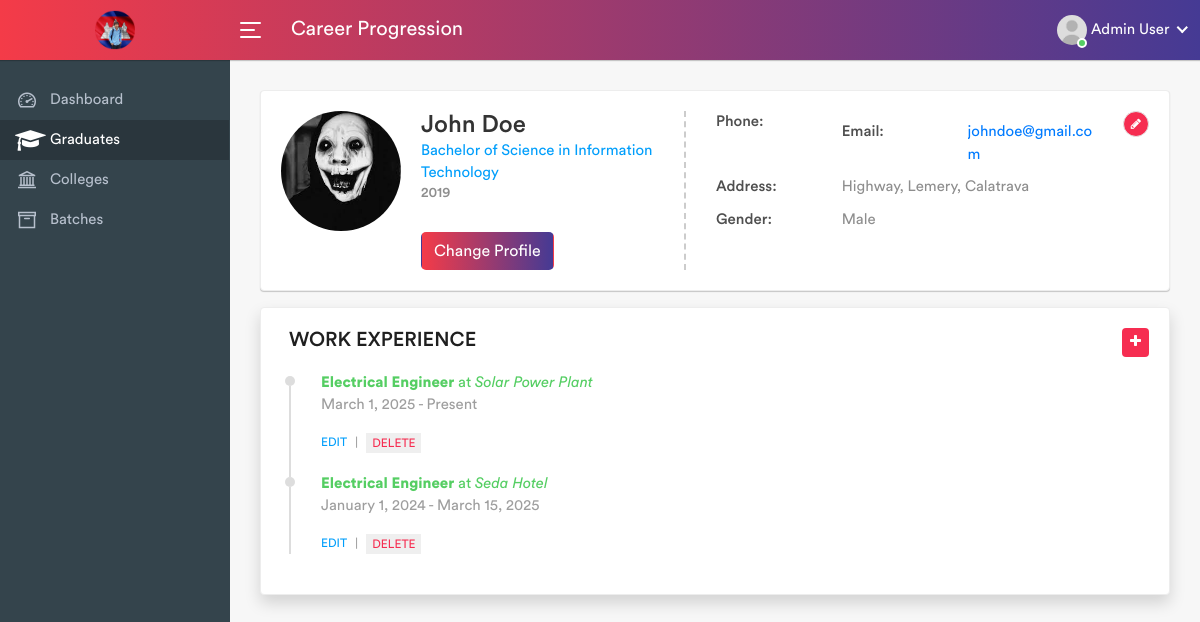
Before: /pages/layouts/app.php?page=graduate&action=show&id=2 (signed in) with the older database file.
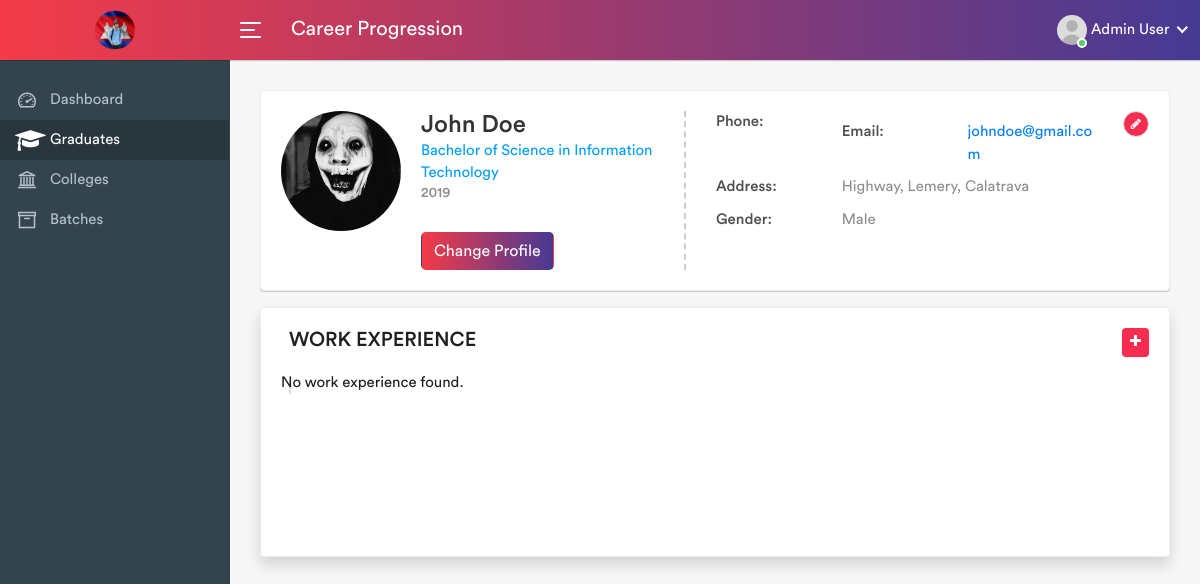
After: the same page with the newer database file.
### tables this page shows
CREATE TABLE `graduates` (
  `id` int NOT NULL,
  `batch_id` int NOT NULL,
  `prefix` varchar(255) DEFAULT NULL,
  `suffix` varchar(255) DEFAULT NULL,
  `first_name` varchar(255) NOT NULL,
  `middle_name` varchar(255) DEFAULT NULL,
  `last_name` varchar(255) NOT NULL,
  `email` varchar(255) NOT NULL,
  `gender` varchar(255) DEFAULT NULL,
  `number` varchar(255) DEFAULT NULL,
  `address` text,
  `address_id` int DEFAULT NULL,
  `college_id` int DEFAULT NULL,
  `course_id` int DEFAULT NULL,
  `profile_path` text,
  `employed` tinyint(1) DEFAULT NULL
);

CREATE TABLE `courses` (
  `id` int NOT NULL,
  `college_id` int NOT NULL,
  `name` varchar(255) NOT NULL,
  `code` varchar(255) NOT NULL,
  `description` text NOT NULL
);

CREATE TABLE `batches` (
  `id` int NOT NULL,
  `name` varchar(255) NOT NULL,
  `graduation_date` date NOT NULL
);

CREATE TABLE `work_experiences` (
  `id` int NOT NULL,
  `graduate_id` int NOT NULL,
  `company` text NOT NULL,
  `position` varchar(255) NOT NULL,
  `start_date` date NOT NULL,
  `end_date` date DEFAULT NULL,
  `id_copy` text,
  `coe_copy` text
);

### pages/graduate.php (called while the page is built, shortened)
<?php
require_once '../../services/graduate.php';
$action = isset($_GET['action']) ? $_GET['action'] : 'list';
include(__DIR__ . '/graduate/' . $action . '.php');
?>

### services/graduate.php (called while the page is built, shortened)
<?php
class GraduatesService
{
    private $dbConnection;
    public function __construct()
    {
        $this->dbConnection = new DatabaseConnection();
    }
    public function find($id)
    {
        $pdo = $this->dbConnection->connect();
        $stmt = $pdo->prepare("
            SELECT g.*,
                b.name AS batch_name,
                c.name AS college_name, c.code AS college_code,
                cr.name AS course_name, cr.code AS course_code,
                a.*
            FROM graduates g
            LEFT JOIN batches b ON g.batch_id = b.id
            LEFT JOIN colleges c ON g.college_id = c.id
            LEFT JOIN courses cr ON g.course_id = cr.id
            LEFT JOIN address a ON g.address_id = a.id
            WHERE g.id = :id
        ");
        $stmt->bindParam(':id', $id, PDO::PARAM_INT);
        $stmt->execute();
        $graduate = $stmt->fetch(PDO::FETCH_ASSOC);
        $stmt = $pdo->prepare("
            SELECT *
            FROM work_experiences
            WHERE graduate_id = :id
        ");
        $stmt->bindParam(':id', $id, PDO::PARAM_INT);
        $stmt->execute();
        $workExperiences = $stmt->fetchAll(PDO::FETCH_ASSOC);
        $graduate['work_experiences'] = $workExperiences;
        return $graduate;
    }
}

### pages/graduate/show.php (the view, shortened to what this page needs)
<?php
$id = $_GET['id'];
$graduateService = new GraduatesService();
$graduate = $graduateService->find($id);
$nameParts = array_filter([
    $graduate['prefix'] ?? '',
    $graduate['first_name'] ?? '',
    $graduate['middle_name'] ?? '',
    $graduate['last_name'] ?? '',
    $graduate['suffix'] ?? ''
]);
$name = trim(implode(' ', $nameParts));
?>
<div class="card mb-3">
    <div class="card-body">
        <div class="row">
            <div class="col-md-12">
                <div class="profile-view">
                    <div class="profile-img-wrap">
                        <div class="profile-img">
                            <?php
                            $path = $graduate['profile_path'];
                            if ($path == null) {
                            ?>
                                <a href="#"><img alt="" src="/career_progression/assets/img/user.jpg"></a>
                            <?php
                            } else {
                            ?>
                                <a href="#"><img alt="" src="/career_progression/assets/uploads/profiles/<?= $path ?>"></a>
                            <?php
                            }
                            ?>
                        </div>
                    </div>
                    <div class="profile-basic">
                        <div class="row">
                            <div class="col-md-5">
                                <div class="profile-info-left">
                                    <h3 class="user-name m-t-0 mb-0"><?= $name ?></h3>
                                    <p class="text-info mb-0"><?= $graduate['course_name'] ?></p>
                                    <h5 class="text-muted"><?= $graduate['batch_name'] ?></h5>
                                    <div class="staff-msg">
                                        <button class="btn btn-custom" data-toggle="modal" data-target="#uploadProfileModal" onclick="setGraduateId(123)">
                                            Change Profile
                                        </button>
                                    </div>
                                </div>
                            </div>
                            <div class="col-md-7">
                                <ul class="personal-info">
                                    <li>
                                        <div class="title">Phone:</div>
                                    </li>
                                    <li>
                                        <div class="title">Email:</div>
                                        <div class="text"><a href=""><?= $graduate['email'] ?></a></div>
                                    </li>
                                    <li>
                                        <div class="title">Address:</div>
                                        <div class="text text-capitalize"><?= $graduate['address'] ?></div>
                                    </li>
                                    <li>
                                        <div class="title">Gender:</div>
                                        <div class="text text-capitalize"><?= $graduate['gender'] ?></div>
                                    </li>
                                </ul>
                            </div>
                        </div>
                    </div>
                    <div class="pro-edit"><a data-target="#updateProfileModal" data-toggle="modal" class="edit-icon text-white bg-danger" href="#"><i class="fa fa-pencil"></i></a></div>
                </div>
            </div>
        </div>
    </div>
</div>
<div class="card profile-box flex-fill shadow">
    <div class="card-body">
        <h3 class="card-title text-uppercase ml-2">Work Experience
            <button data-toggle="modal" data-target="#workModal" class="btn btn-sm text-white bg-danger float-right px-2 rounded border-0">
                <i class="fa fa-plus"></i>
            </button>
        </h3>
        <div class="experience-box">
            <ul class="experience-list">
                <?php if (!empty($graduate['work_experiences'])): ?>
                    <?php foreach ($graduate['work_experiences'] as $experience): ?>
                        <li>
                            <div class="experience-user">
                                <div class="before-circle"></div>
                            </div>
                            <div class="experience-content">
                                <div class="timeline-content">
                                    <p class="name mb-0 text-success">
                                        <strong><?= htmlspecialchars($experience['position']) ?></strong> at
                                        <em><?= htmlspecialchars($experience['company']) ?></em>
                                    </p>
                                    <p>
                                        <?= date('F j, Y', strtotime($experience['start_date'])) ?> -
                                        <?= $experience['end_date'] ? date('F j, Y', strtotime($experience['end_date'])) : 'Present' ?>
                                    </p>
                                    <small class="d-flex">
                                        <a data-target="#work-<?= $experience['id'] ?>-Modal" data-toggle="modal" class="text-info mr-2">EDIT</a> |
                                        <button data-id="<?= $experience['id'] ?>" class="text-danger ml-2 delete-btn border-0">DELETE</button>
                                    </small>
                                </div>
                            </div>
                        </li>
                    <?php endforeach; ?>
                <?php else: ?>
                    <li>No work experience found.</li>
                <?php endif; ?>
            </ul>
        </div>
    </div>
</div>

### pages/layouts/app.php (shortened to what this page needs)
<!DOCTYPE html>
<html lang="en">
<?php include('./head.php'); ?>
<body>
    <div class="main-wrapper">
        <?php include('./navbar.php'); ?>
        <?php include('./sidebar.php'); ?>
        <div class="page-wrapper">
            <div class="content container-fluid">
                <?php
                $page = isset($_GET['page']) ? $_GET['page'] : 'dashboard';
                $page = $page === 'dashboard' ? $page : str_replace(['..', '/'], '', $page);
                $file = "../$page.php";
                ?>
                <?php
                if (file_exists($file)) {
                    include($file);
                } else {
                    include('./404.php');
                }
                ?>
            </div>
        </div>
    </div>
</body>
</html>

### pages/layouts/head.php (shortened to what this page needs)
<head>
    <link rel="stylesheet" href="../../assets/css/bootstrap.min.css">
    <link rel="stylesheet" href="../../assets/css/font-awesome.min.css">
    <link rel="stylesheet" href="../../assets/css/line-awesome.min.css">
    <link rel="stylesheet" href="../../assets/plugins/morris/morris.css">
    <link rel="stylesheet" href="../../assets/css/select2.min.css">
    <link rel="stylesheet" href="../../assets/css/style.css">
    <link rel="stylesheet" href="../../assets/swal/sweetalert2.min.css">
</head>

### pages/layouts/navbar.php (shortened to what this page needs)
<div class="header">
    <div class="header-left">
        <a href="index.php" class="logo">
            <img src="../../assets/img/logo.png" width="40" height="40" alt="">
        </a>
    </div>
    <a id="toggle_btn" href="javascript:void(0);">
        <span class="bar-icon">
            <span></span>
            <span></span>
            <span></span>
        </span>
    </a>
    <div class="page-title-box">
        <h3>Career Progression</h3>
    </div>
    <ul class="nav user-menu">
        <li class="nav-item dropdown has-arrow main-drop">
            <a href="#" class="dropdown-toggle nav-link" data-toggle="dropdown">
                <span class="user-img"><img src="../../assets/img/user.jpg" alt="">
                    <span class="status online"></span></span>
                <span><?= htmlspecialchars($_SESSION['fullname']) ?></span>
            </a>
        </li>
    </ul>
</div>

### pages/layouts/sidebar.php (shortened to what this page needs)
<div class="sidebar" id="sidebar">
    <div class="sidebar-inner slimscroll">
        <div id="sidebar-menu" class="sidebar-menu">
            <ul>
                <li class="menu-title">
                </li>
                <li class="<?= ($_GET['page'] == 'dashboard') ? 'active' : '' ?>">
                    <a href="?page=dashboard">
                        <i class="la la-dashboard"></i> <span> Dashboard</span>
                    </a>
                </li>
                <li class="<?= ($_GET['page'] == 'graduate') ? 'active' : '' ?>">
                    <a href="?page=graduate">
                        <i class="fa fa-graduation-cap"></i> <span> Graduates</span>
                    </a>
                </li>
                <li class="<?= ($_GET['page'] == 'college') ? 'active' : '' ?>">
                    <a href="?page=college">
                        <i class="la la-university"></i> <span> Colleges</span>
                    </a>
                </li>
                <li class="<?= ($_GET['page'] == 'batch') ? 'active' : '' ?>">
                    <a href="?page=batch">
                        <i class="la la-archive"></i> <span> Batches</span>
                    </a>
                </li>
            </ul>
        </div>
    </div>
</div>

Changed rows visible on the page:
no longer on this page (row edited): work_experiences: position "Electrical Engineer", company "Solar Power Plant", start_date "March 1, 2025", shows "Present"
no longer on this page (row edited): work_experiences: position "Electrical Engineer", company "Seda Hotel", start_date "January 1, 2024", end_date "March 15, 2025"
Other visible differences:
text now shown: "No work experience found."
